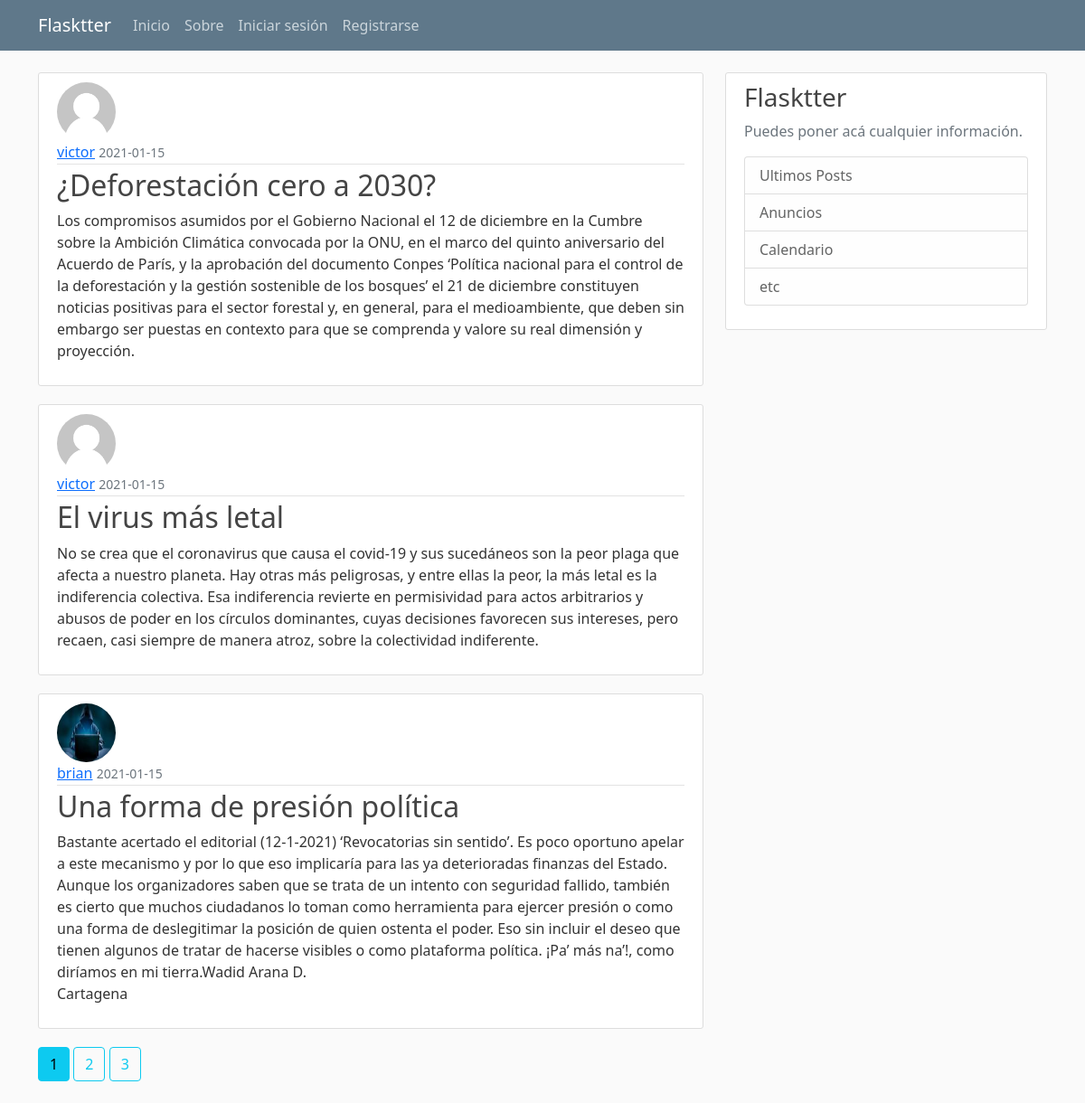
Page /home on the earlier database version.
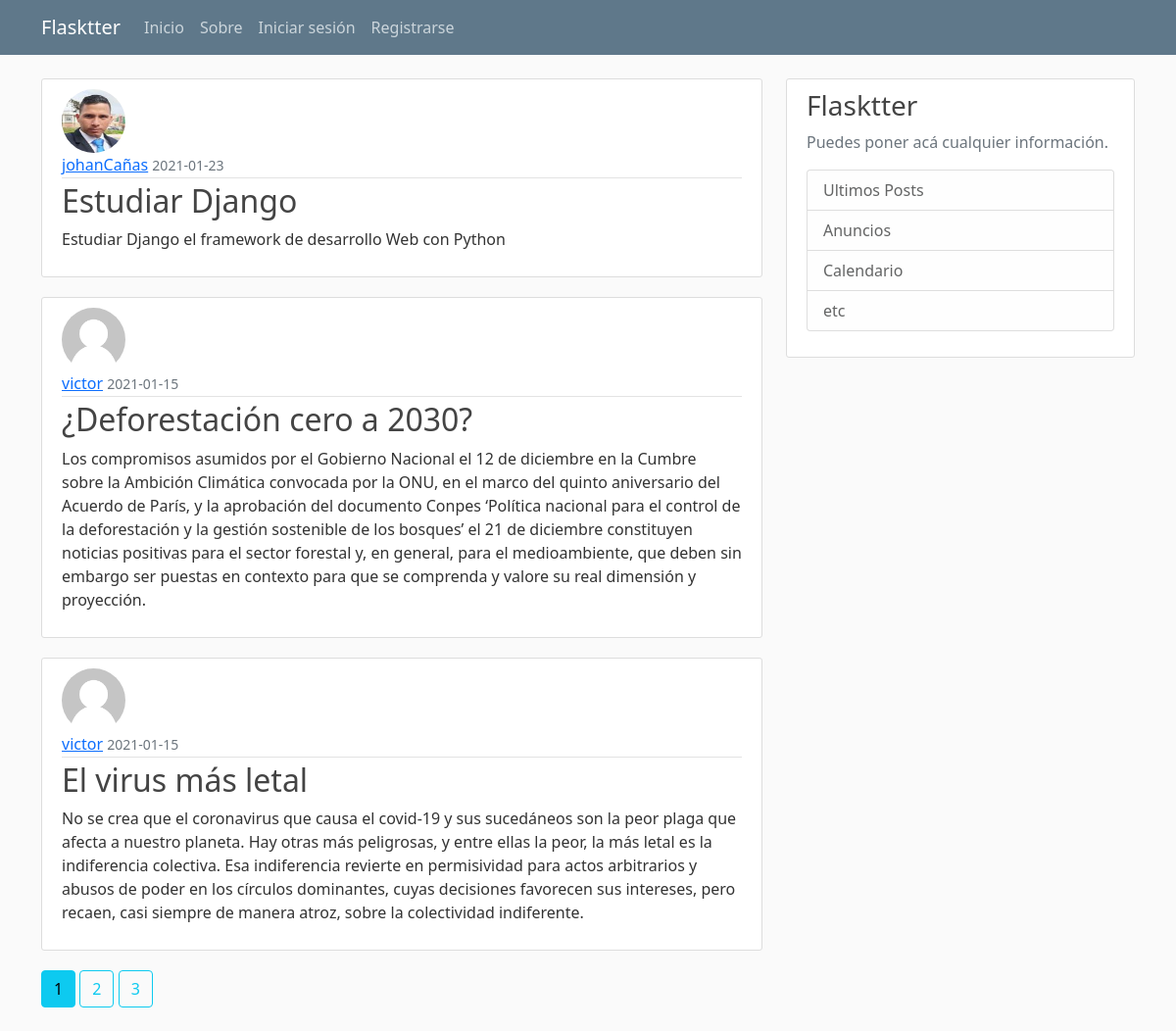
Same page on the later database version.
### flaskblog/models.py (models this page shows, shortened)
class Post(db.Model):
    id= db.Column(db.Integer, primary_key=True)
    title= db.Column(db.String(100), nullable=False)
    date_posted= db.Column(db.DateTime, nullable=False, default=datetime.utcnow)
    content = db.Column(db.Text, nullable=False)
    '''se establece la relacion de el post con el usuario con su id'''
    user_id = db.Column(db.Integer, db.ForeignKey('user.id'), nullable=False)

class User(db.Model, UserMixin):
    id= db.Column(db.Integer, primary_key=True)
    username= db.Column(db.String(20), unique=True, nullable=False)
    email= db.Column(db.String(100), unique=True, nullable=False)
    image_file= db.Column(db.String(50), nullable=False, default='default.jpg')
    password= db.Column(db.String(60), nullable=False)
    '''Relacion uno a muchos '''
    post = db.relationship('Post', backref='author', lazy=True)

### flaskblog/main/routes.py (the view)
@main.route('/')
@main.route('/home')
def home():
    page = request.args.get('page', 1, type=int)
    posts = Post.query.order_by(Post.date_posted.desc()).paginate(per_page=3, page=page)
    return render_template('home.html', posts=posts)

### flaskblog/templates/home.html
{% extends 'base.html' %}
{% block content %}
    {% for post in posts.items %}
        <article class="media content-section">
            <img class="rounded-circle article-img" src="{{ url_for('static', filename='profile_pics/' + post.author.image_file)}}" alt="">
            <div class="media-body">
            <div class="article-metadata">
                <a class="mr-2" href="{{ url_for('users.user_posts', username=post.author.username) }}">{{ post.author.username }}</a>
                <small class="text-muted">{{ post.date_posted.strftime('%Y-%m-%d') }}</small>
            </div>
            <h2><a class="article-title" href="{{ url_for('posts.post', post_id=post.id) }}">{{ post.title }}</a></h2>
            <p class="article-content">{{ post.content }}</p>
            </div>
        </article>
    {% endfor %}
    {% for page_num in posts.iter_pages(left_edge=1, right_edge=1, left_current=1, right_current=2) %}
        {% if page_num %}
            {% if posts.page == page_num %}
                <a class="btn btn-info mb-4" href="{{ url_for('main.home', page=page_num) }}">{{ page_num }}</a>
            {% else %}
            <a class="btn btn-outline-info mb-4" href="{{ url_for('main.home', page=page_num) }}">{{ page_num }}</a>
            {% endif %}
        {% else %}
            ...
        {% endif %}
    {% endfor %}
{% endblock %}

Differences in the rows shown:
no longer on this page (row unchanged): Post: image_file (picture), author.username "brian", date_posted "2021-01-15", title "Una forma de presión política", content "Bastante acertado el editorial (12-1-2021) ‘Revocatorias sin sentido’. Es poco oportuno apelar a este mecanismo y por lo que eso implicaría para las ya deterioradas finanzas del Estado. Aunque los organizadores saben que se trata de un intento con seguridad fallido, también es cierto que muchos ciudadanos lo toman como herramienta para ejercer presión o como una forma de deslegitimar la posición de quien ostenta el poder. Eso sin incluir el deseo que tienen algunos de tratar de hacerse visibles o como plataforma política. ¡Pa’ más na’!, como diríamos en mi tierra.Wadid Arana D. Cartagena"
added Post: image_file (picture), author.username "johanCañas", date_posted "2021-01-23", title "Estudiar Django", content "Estudiar Django el framework de desarrollo Web con Python"
